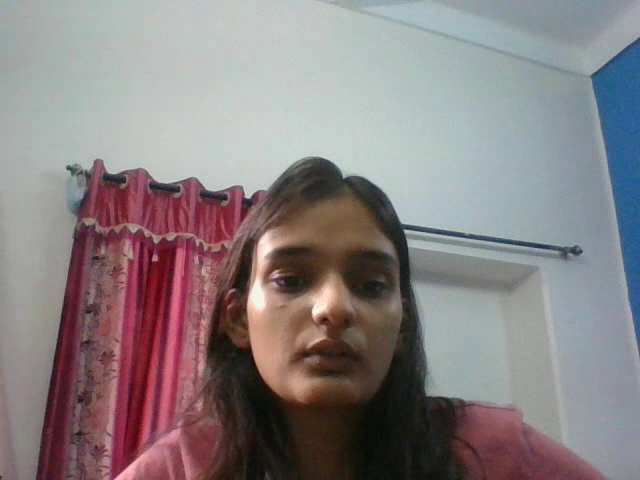
#> input picture frame 20 of ai/test_video.mp4, 640 x 480 px, given in place of test1.mp4, which was not available
$ python detector.py
#> lines starting #> are read from the running program, lines starting #| are printed output that depends on the picture

import cv2
import uuid
import sys
import os
import numpy as np

sys.path.append(os.path.join(os.path.dirname(__file__), '..'))
from utils.event_schema import DetectionEvent

def detect_anomalies(video_path: str, freeze_threshold: float = 2.0, min_frozen_frames: int = 15):
#> called with video_path = 'ai/anomaly/../sample_data/test1.mp4', freeze_threshold = 2, min_frozen_frames = 15
    cap = cv2.VideoCapture(video_path)

    if not cap.isOpened():
        print(f"ERROR: could not open video at {video_path}")
        return []

    fps = cap.get(cv2.CAP_PROP_FPS) or 25
    reported_frame_count = int(cap.get(cv2.CAP_PROP_FRAME_COUNT))

    events = []
    prev_gray = None
    frozen_run = 0
    frame_num = 0
    prev_timestamp_ms = None
    expected_interval_ms = 1000.0 / fps

    while True:
        ret, frame = cap.read()
#> frame is the input picture: shape (480, 640, 3); mean B, G, R 130.5, 129, 137.2
        if not ret:
            break

        gray = cv2.cvtColor(frame, cv2.COLOR_BGR2GRAY)
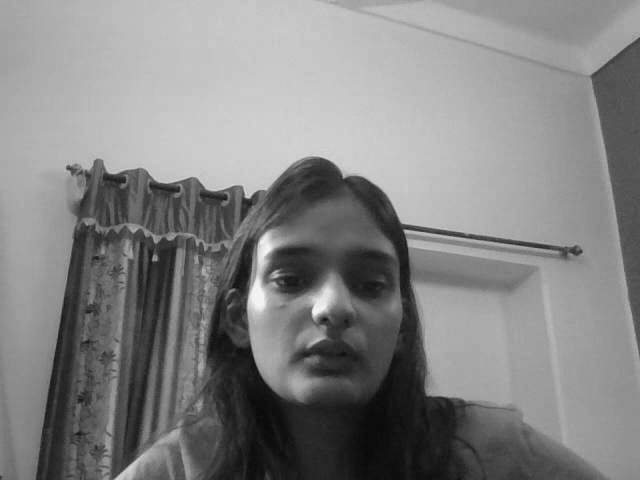
#> gray: shape (480, 640); min 8, max 247, mean 131.6
        current_timestamp_ms = cap.get(cv2.CAP_PROP_POS_MSEC)

        # --- Check 1: timestamp jump ---
        if prev_timestamp_ms is not None:
            actual_gap = current_timestamp_ms - prev_timestamp_ms
            if actual_gap > expected_interval_ms * 3:  # more than 3 frames' worth missing
                events.append(DetectionEvent(
                    event_id=str(uuid.uuid4()),
                    video_source=video_path,
                    frame_number=frame_num,
                    timestamp_sec=frame_num / fps,
                    detection_type="anomaly",
                    label="timestamp_jump",
                    confidence=None,
                    bbox=None,
                    model="anomaly_detector",
                    model_version="1.0"
                ))

        # --- Check 2: frozen/looped segment ---
        if prev_gray is not None:
            diff = cv2.absdiff(gray, prev_gray)
            mean_diff = np.mean(diff)
            if mean_diff < freeze_threshold:
                frozen_run += 1
            else:
                if frozen_run >= min_frozen_frames:
                    events.append(DetectionEvent(
                        event_id=str(uuid.uuid4()),
                        video_source=video_path,
                        frame_number=frame_num - frozen_run,
                        timestamp_sec=(frame_num - frozen_run) / fps,
                        detection_type="anomaly",
                        label="frozen_segment",
                        confidence=None,
                        bbox=None,
                        model="anomaly_detector",
                        model_version="1.0"
                    ))
                frozen_run = 0

        prev_gray = gray
        prev_timestamp_ms = current_timestamp_ms
        frame_num += 1

    # catch a frozen run that continues to the very end of the video
    if frozen_run >= min_frozen_frames:
        events.append(DetectionEvent(
            event_id=str(uuid.uuid4()),
            video_source=video_path,
            frame_number=frame_num - frozen_run,
            timestamp_sec=(frame_num - frozen_run) / fps,
            detection_type="anomaly",
            label="frozen_segment",
            confidence=None,
            bbox=None,
            model="anomaly_detector",
            model_version="1.0"
        ))

    actual_frame_count = frame_num
    cap.release()

    # --- Check 3: frame count mismatch ---
    if abs(reported_frame_count - actual_frame_count) > 5:
        events.append(DetectionEvent(
            event_id=str(uuid.uuid4()),
            video_source=video_path,
            frame_number=0,
            timestamp_sec=0.0,
            detection_type="anomaly",
            label="frame_count_mismatch",
            confidence=None,
            bbox=None,
            model="anomaly_detector",
            model_version="1.0"
        ))
        print(f"  WARNING: metadata says {reported_frame_count} frames, but {actual_frame_count} were actually readable")

    return events

if __name__ == "__main__":
    video_path = os.path.join(os.path.dirname(__file__), '..', 'sample_data', 'test1.mp4')
    results = detect_anomalies(video_path)
    print(f"Detected {len(results)} anomaly events")
    for e in results:
        print(f"  - {e.label} at {e.timestamp_sec:.1f}s")

$ run again, starting later in the video
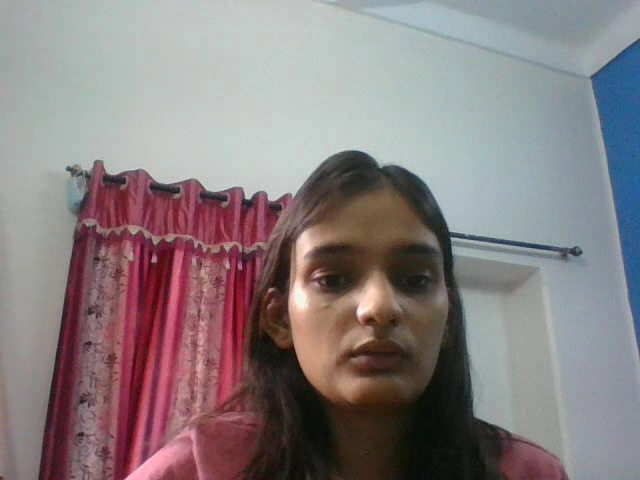
#> input picture frame 90 of ai/test_video.mp4, 640 x 480 px, given in place of test1.mp4, which was not available
#> in detect_anomalies, frame is the input picture: shape (480, 640, 3); mean B, G, R 128.7, 127, 136.9
#> in detect_anomalies, `gray = cv2.cvtColor(frame, cv2.COLOR_BGR2GRAY)`:
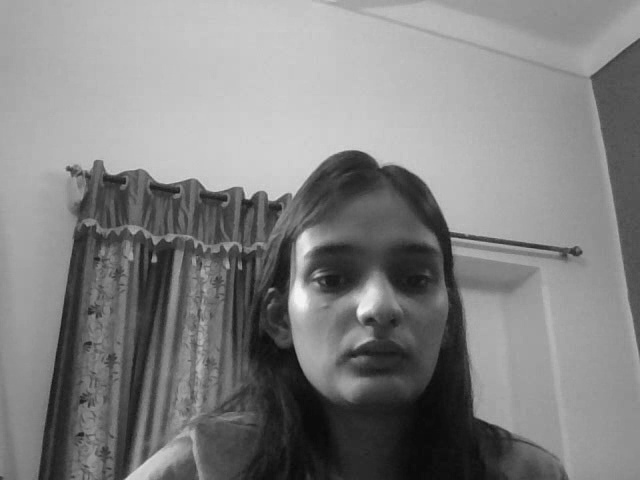
#> gray: shape (480, 640); min 10, max 246, mean 130.1

$ run again, starting later in the video
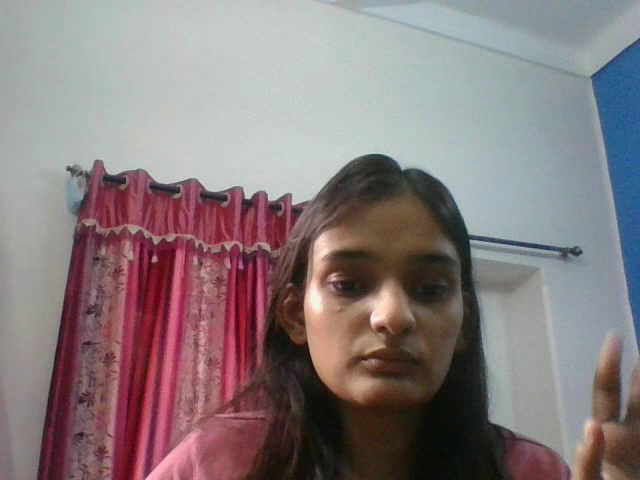
#> input picture frame 160 of ai/test_video.mp4, 640 x 480 px, given in place of test1.mp4, which was not available
#> in detect_anomalies, frame is the input picture: shape (480, 640, 3); mean B, G, R 125.4, 123.8, 135.9
#> in detect_anomalies, `gray = cv2.cvtColor(frame, cv2.COLOR_BGR2GRAY)`:
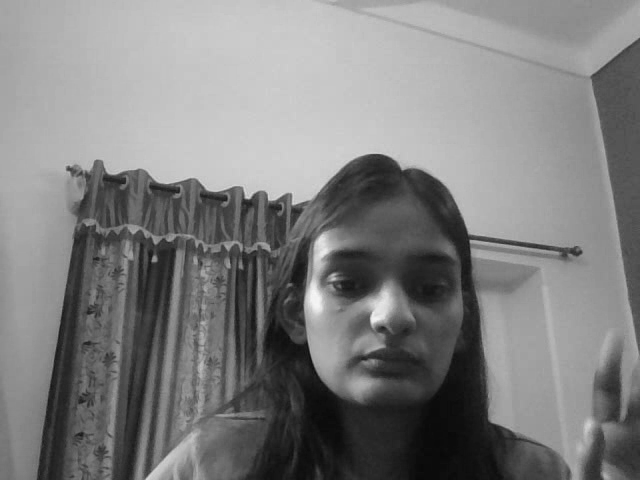
#> gray: shape (480, 640); min 8, max 247, mean 127.6
